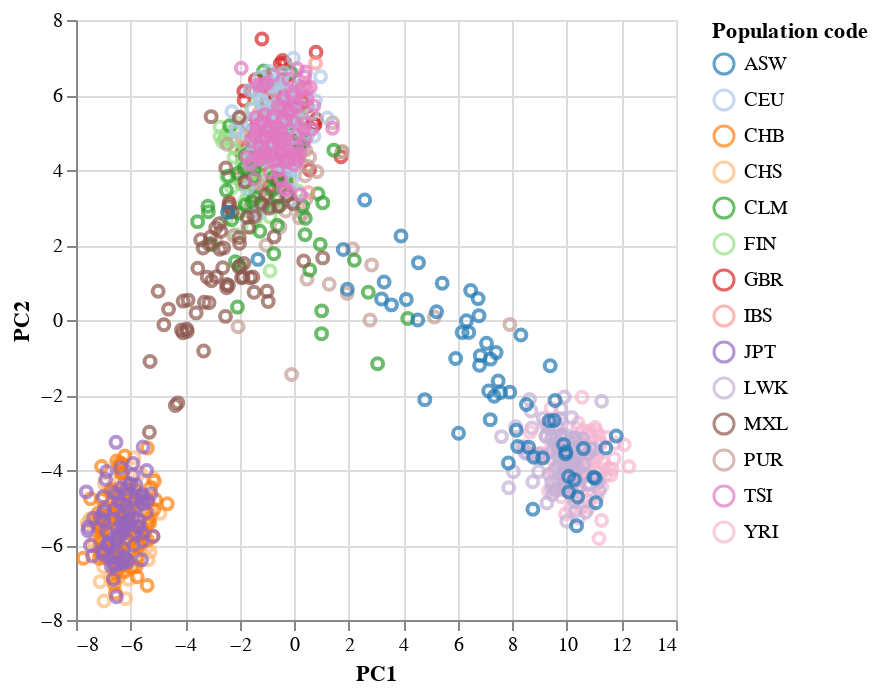

Write notebook code for a chart like this one.
### Code cell
alt.Chart(df_plot).mark_point().encode(
    x='PC1',
    y='PC2',
    color=alt.Color('Population code', scale=alt.Scale(scheme='category20'))
)

### Figure 1 — Vega-Lite specification as saved in the notebook (floating-point values rounded to 4 significant figures; data arrays with more than 128 entries replaced by an {"elided": "..."} marker saying what was removed)
{"config": {"view": {"continuousWidth": 300, "continuousHeight": 300}}, "data": {"name": "data-596ba4b38c95ad66e8e960e1d5dbf546"}, "mark": {"type": "point"}, "encoding": {"color": {"field": "Population code", "scale": {"scheme": "category20"}, "type": "nominal"}, "x": {"field": "PC1", "type": "quantitative"}, "y": {"field": "PC2", "type": "quantitative"}}, "$schema": "https://vega.github.io/schema/vega-lite/v5.15.1.json", "datasets": {"data-596ba4b38c95ad66e8e960e1d5dbf546": {"elided": "1092 records"}}}
